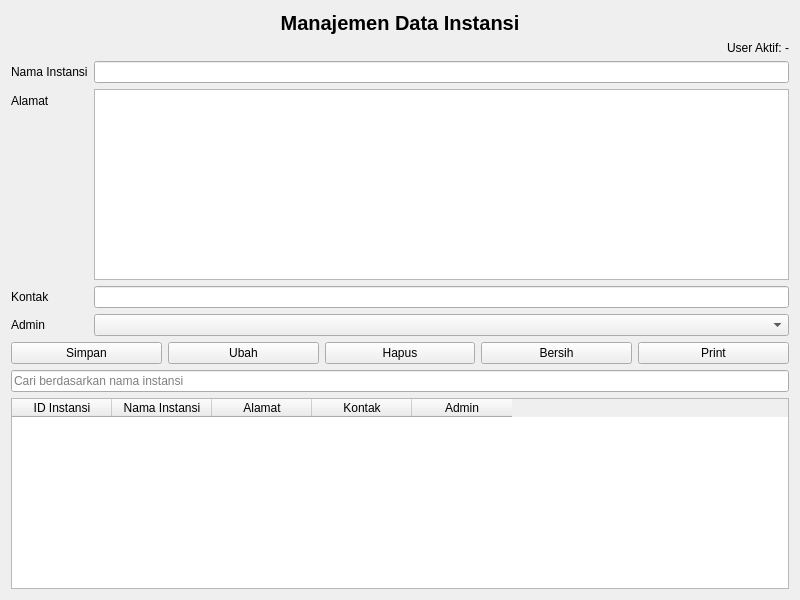
<?xml version="1.0" encoding="UTF-8"?>
<ui version="4.0">
 <class>InstansiForm</class>
 <widget class="QWidget" name="InstansiForm">
  <property name="geometry">
   <rect>
    <x>0</x>
    <y>0</y>
    <width>800</width>
    <height>600</height>
   </rect>
  </property>
  <property name="windowTitle">
   <string>Form Instansi</string>
  </property>
  <layout class="QVBoxLayout" name="verticalLayout">
   <item>
    <widget class="QLabel" name="labelTitle">
     <property name="styleSheet">
      <string notr="true">font-size:20px; font-weight:bold;</string>
     </property>
     <property name="text">
      <string>Manajemen Data Instansi</string>
     </property>
     <property name="alignment">
      <set>Qt::AlignmentFlag::AlignCenter</set>
     </property>
    </widget>
   </item>
   <item>
    <widget class="QLabel" name="labelUserAktif">
     <property name="text">
      <string>User Aktif: -</string>
     </property>
     <property name="alignment">
      <set>Qt::AlignmentFlag::AlignRight|Qt::AlignmentFlag::AlignTrailing|Qt::AlignmentFlag::AlignVCenter</set>
     </property>
    </widget>
   </item>
   <item>
    <layout class="QFormLayout" name="formLayout">
     <item row="0" column="0">
      <widget class="QLabel" name="labelNamaInstansi">
       <property name="text">
        <string>Nama Instansi</string>
       </property>
      </widget>
     </item>
     <item row="0" column="1">
      <widget class="QLineEdit" name="input_nama_instansi"/>
     </item>
     <item row="1" column="0">
      <widget class="QLabel" name="labelAlamat">
       <property name="text">
        <string>Alamat</string>
       </property>
      </widget>
     </item>
     <item row="1" column="1">
      <widget class="QTextEdit" name="input_alamat"/>
     </item>
     <item row="2" column="0">
      <widget class="QLabel" name="labelKontak">
       <property name="text">
        <string>Kontak</string>
       </property>
      </widget>
     </item>
     <item row="2" column="1">
      <widget class="QLineEdit" name="input_kontak"/>
     </item>
     <item row="3" column="0">
      <widget class="QLabel" name="labelAdmin">
       <property name="text">
        <string>Admin</string>
       </property>
      </widget>
     </item>
     <item row="3" column="1">
      <widget class="QComboBox" name="combo_admin"/>
     </item>
    </layout>
   </item>
   <item>
    <layout class="QHBoxLayout" name="buttonLayout">
     <item>
      <widget class="QPushButton" name="btnSimpan">
       <property name="text">
        <string>Simpan</string>
       </property>
      </widget>
     </item>
     <item>
      <widget class="QPushButton" name="btnUbah">
       <property name="text">
        <string>Ubah</string>
       </property>
      </widget>
     </item>
     <item>
      <widget class="QPushButton" name="btnHapus">
       <property name="text">
        <string>Hapus</string>
       </property>
      </widget>
     </item>
     <item>
      <widget class="QPushButton" name="btnBersih">
       <property name="text">
        <string>Bersih</string>
       </property>
      </widget>
     </item>
     <item>
      <widget class="QPushButton" name="btnPrint">
       <property name="text">
        <string>Print</string>
       </property>
      </widget>
     </item>
    </layout>
   </item>
   <item>
    <widget class="QLineEdit" name="input_cari">
     <property name="placeholderText">
      <string>Cari berdasarkan nama instansi</string>
     </property>
    </widget>
   </item>
   <item>
    <widget class="QTableWidget" name="tableInstansi">
     <column>
      <property name="text">
       <string>ID Instansi</string>
      </property>
     </column>
     <column>
      <property name="text">
       <string>Nama Instansi</string>
      </property>
     </column>
     <column>
      <property name="text">
       <string>Alamat</string>
      </property>
     </column>
     <column>
      <property name="text">
       <string>Kontak</string>
      </property>
     </column>
     <column>
      <property name="text">
       <string>Admin</string>
      </property>
     </column>
    </widget>
   </item>
  </layout>
 </widget>
 <resources/>
 <connections/>
</ui>
